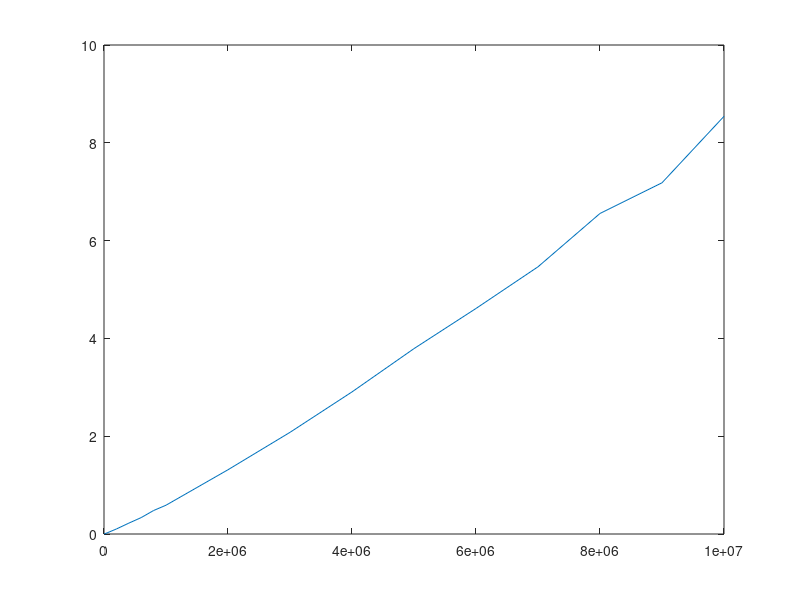

MATLAB code for this plot: (Note: this script raises an error after producing the figure.)
x = [100, 1000, 5000, 10000, 50000, 200000, 400000, 600000, 800000, 1000000, 2000000, 3000000, 4000000, 5000000, 6000000, 7000000, 8000000, 9000000, 10000000]

tiempo_real = [0.0006620884, 0.0009028912,0.0022888184,0.0043179989,0.0231499672,0.1025629044,0.2220549583,0.3357808590,0.4803540707,0.5886080265,1.3140280247,2.0790300369,2.9057221413,3.7912540436,4.6123199463,5.4642441273,6.5550670624,7.1823101044,8.5418469906]





t_real = plot(x, tiempo_real)
t_real.Marker = 'o'
legend(t_real,'Tiempo Real')

ylabel('Tiempo (s)');
xlabel('Tamaño de entrada');